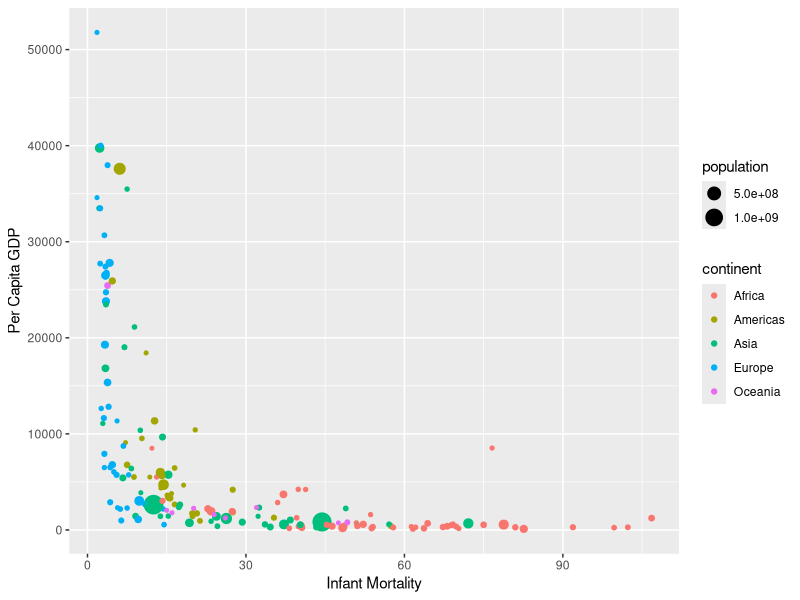
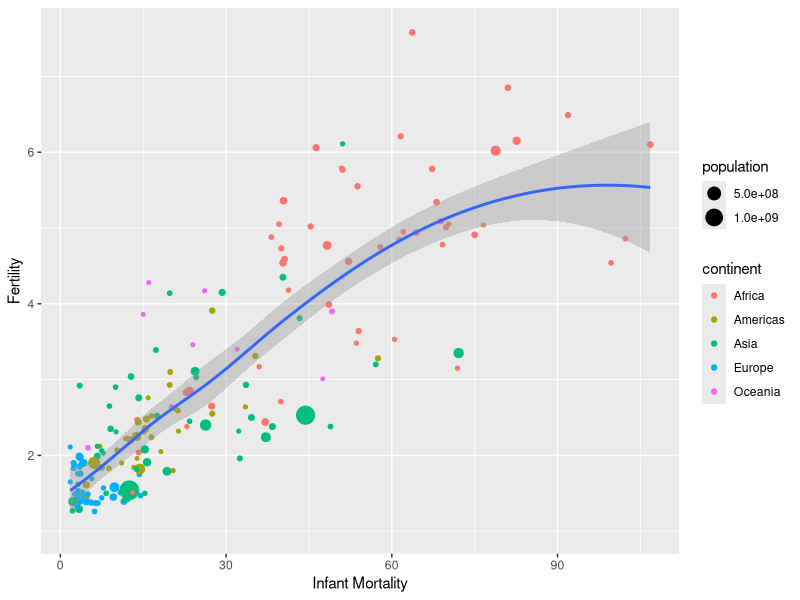

These charts were generated, in order, by the following R code:
## ---- chunk 1
knitr::opts_chunk$set(echo = TRUE)
## ---- chunk 2
library(dslabs)
library(tidyverse)
gapminder
## ---- chunk 3
gap2011 <- gapminder %>%
  as_tibble() %>%
  filter(year == 2011)
## ---- chunk 4
gap2011 %>%
  ggplot(aes(x=infant_mortality, y=gdp/population, size=population, color=continent)) +
  geom_point() +
  xlab("Infant Mortality") +
  ylab("Per Capita GDP")
## ---- chunk 5
gap2011 %>%
  ggplot(aes(x=infant_mortality, y=fertility)) +
  geom_point(mapping = aes(color=continent, size=population)) +
  geom_smooth() +
  xlab("Infant Mortality") +
  ylab("Fertility")
